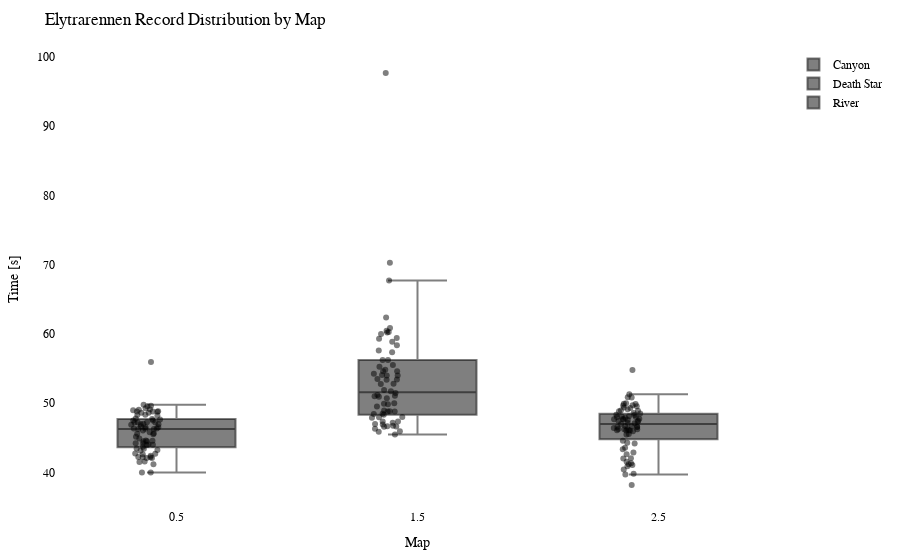

Notebook code cell kept with this figure:
### Code cell
import plotly.graph_objects as go
import plotly.io as pio

df = getRecordsDataframe(minigame="Elytrarennen")

# Calculate the offset for centering the data points
num_columns = len(df.columns)
offset = 0.5

# Create a Swarm plot using Plotly
fig = go.Figure()

for i, column in enumerate(df.columns):
    x_values = [i + offset] * len(df[column])  # Adjust x-values with offset for horizontal centering
    fig.add_trace(go.Box(x=x_values,
                         y=df[column],
                         name=column,
                         boxpoints='all',
                         pointpos=-0.5,  # Adjust point position to prevent overlapping
                         marker=dict(color='rgba(0,0,0,0.5)', size=6),  # Adjust marker color and size
                         hovertext=df.index,
                         hoverinfo='text+y'))

fig.update_layout(title="Elytrarennen Record Distribution by Map",
                  xaxis=dict(title="Map"),
                  yaxis=dict(title="Time [s]"),
                  showlegend=True,
                  font=dict(family="Arial", size=12, color="black"),  # Customize font
                  plot_bgcolor="white",  # Set background color
                  margin=dict(l=50, r=50, t=50, b=50),  # Adjust margins for better layout
                  )

pio.show(fig)

pio.write_html(fig, "out/elytr_swarm_plot.html")

### Figure 1 — Plotly figure (JSON) as saved in the notebook; plotly's stock layout.template omitted (floating-point values rounded to 4 significant figures; data arrays with more than 128 entries replaced by an {"elided": "..."} marker saying what was removed)
{"data": [{"boxpoints": "all", "hoverinfo": "text+y", "hovertext": {"elided": "148 str values"}, "marker": {"color": "rgba(0,0,0,0.5)", "size": 6}, "name": "Canyon", "pointpos": -0.5, "type": "box", "x": {"elided": "148 float values"}, "y": {"elided": "148 float values"}}, {"boxpoints": "all", "hoverinfo": "text+y", "hovertext": {"elided": "148 str values"}, "marker": {"color": "rgba(0,0,0,0.5)", "size": 6}, "name": "Death Star", "pointpos": -0.5, "type": "box", "x": {"elided": "148 float values"}, "y": {"elided": "148 float values"}}, {"boxpoints": "all", "hoverinfo": "text+y", "hovertext": {"elided": "148 str values"}, "marker": {"color": "rgba(0,0,0,0.5)", "size": 6}, "name": "River", "pointpos": -0.5, "type": "box", "x": {"elided": "148 float values"}, "y": {"elided": "148 float values"}}], "layout": {"font": {"color": "black", "family": "Arial", "size": 12}, "margin": {"b": 50, "l": 50, "r": 50, "t": 50}, "plot_bgcolor": "white", "showlegend": true, "title": {"text": "Elytrarennen Record Distribution by Map"}, "xaxis": {"title": {"text": "Map"}}, "yaxis": {"title": {"text": "Time [s]"}}}}
